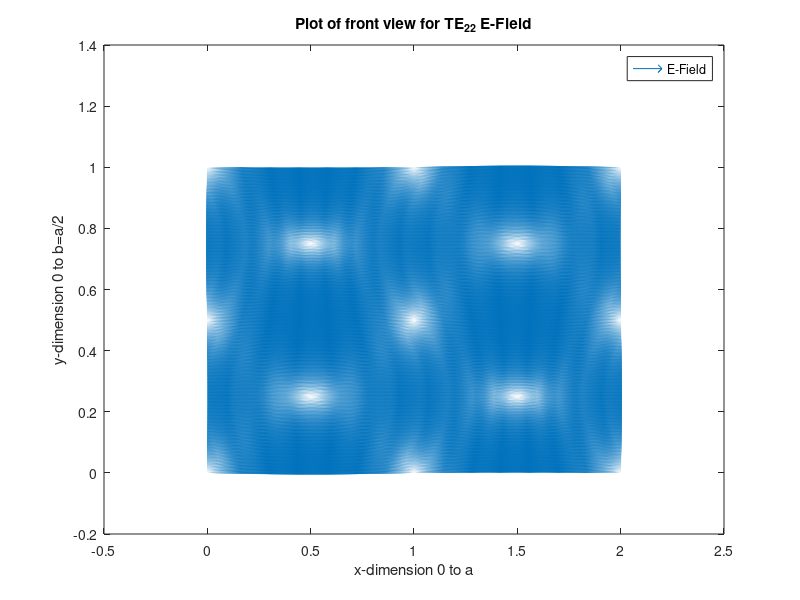
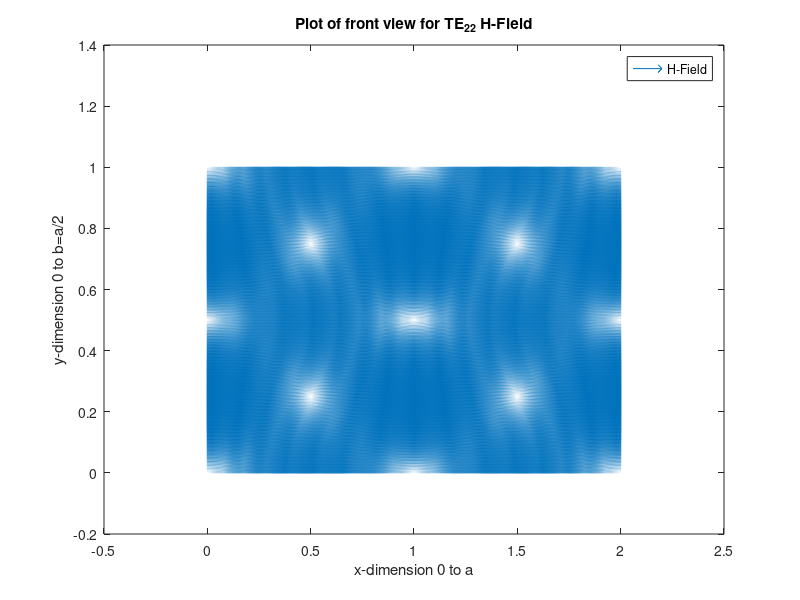
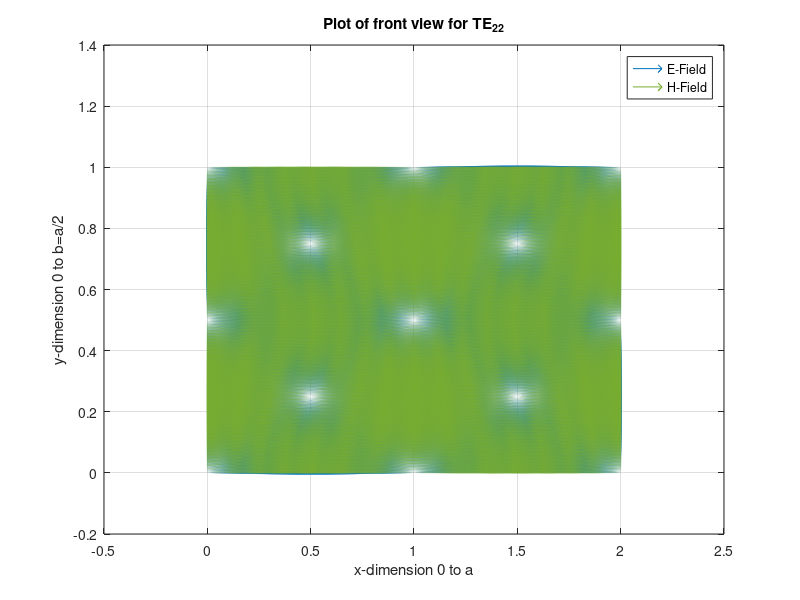

Here is the MATLAB script that generated these plots, in order:
a=2;
b=a/2;
freq = 2.5E9;
c = 3E8;
m=2;
n=2;
% fc = c*100*sqrt((m/a).^2 + (n/b).^2)/2;
% fc = c*100*sqrt((m/a).^2 + (n/b).^2)/2;
epsilon = 8.8540e-12;           % Permittivity constant
epsilon_r = 1;                  % Relative Permittivity constant
mu1 = 4*pi*1E-7;
mu1_r = 1;
omega = 2*pi*freq;                 % Frequency of operation in rad/s
M=400;
k = omega/c;
g = sqrt((m*pi/a).^2 + (n*pi/b).^2);
beta = sqrt(k.^2 - g.^2);
WGlen = 0;
x = linspace(0,a,M);
y = linspace(0,b,M);
[x,y] = meshgrid(x,y);
Ex = cos(m*pi.*x./a).*sin(n*pi.*y./b).*exp(-1i*beta*WGlen);
Ey = -sin(m*pi.*x./a).*cos(n*pi.*y./b).*exp(-1i*beta*WGlen);
Hx = sin(m*pi.*x./a).*cos(n*pi.*y./b).*exp(-1i*beta*WGlen);
Hy = cos(m*pi.*x./a).*sin(n*pi.*y./b).*exp(-1i*beta*WGlen);
Hz = -cos(m*pi.*x./a).*cos(n*pi.*y./b).*exp(-1i*beta*WGlen);

% eta = 377;
% sigma = 1E6;
% Rs = sqrt((2*pi*freq*mu)./(2*sigma));
% if m ==0
%     chim = 1;
% else
%     chim = 2;
% end
% fcbyf = (fc/freq);
% fcbyfSq = fcbyf*fcbyf;
% alpha = (2*Rs*k/(eta*b*beta))*(((1+(b/a))*fcbyfSq) + (b/a)*((chim/2) - fcbyfSq)*...
% (((n*n*a*b) + (m*m*a*a))/((n*n*b*b) + (m*m*a*a))));
% gamma = alpha +1i*beta;

figure();
quiver(x,y,real(Ex),real(Ey));
title(['Plot of front view for TE_',num2str(m),'_',num2str(n),' E-Field']);
legend('E-Field');
xlabel('x-dimension 0 to a');
ylabel('y-dimension 0 to b=a/2');
figure();
quiver(x,y,real(Hx),real(Hy));
title(['Plot of front view for TE_',num2str(m),'_',num2str(n),' H-Field']);
legend('H-Field');
xlabel('x-dimension 0 to a');
ylabel('y-dimension 0 to b=a/2');
figure();
quiver(x,y,real(Ex),real(Ey));
hold on
quiver(x,y,real(Hx),real(Hy));
grid on
title(['Plot of front view for TE_',num2str(m),'_',num2str(n)]);
legend('E-Field','H-Field');
xlabel('x-dimension 0 to a');
ylabel('y-dimension 0 to b=a/2');

